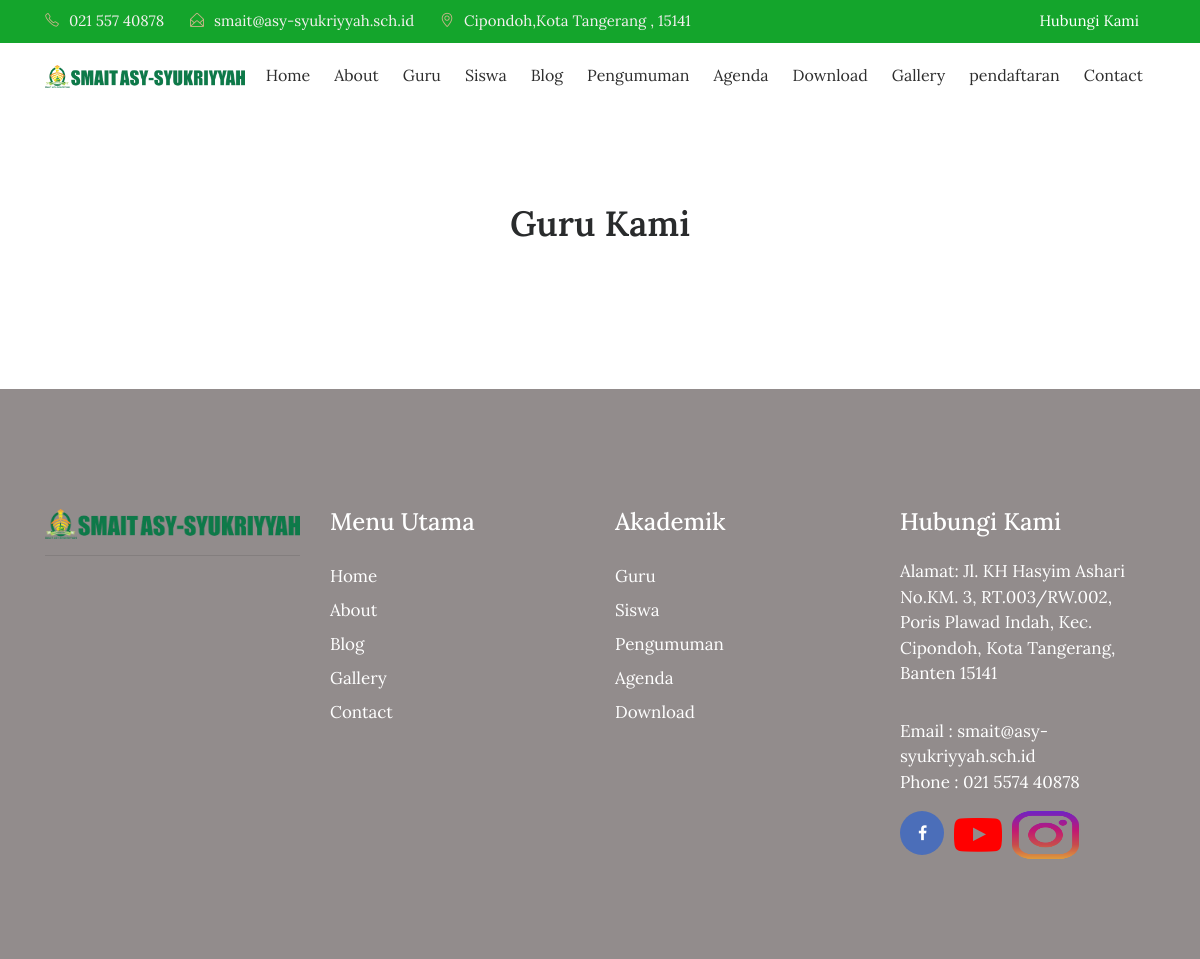
The page /guru/index/8 on the database as committed earlier.
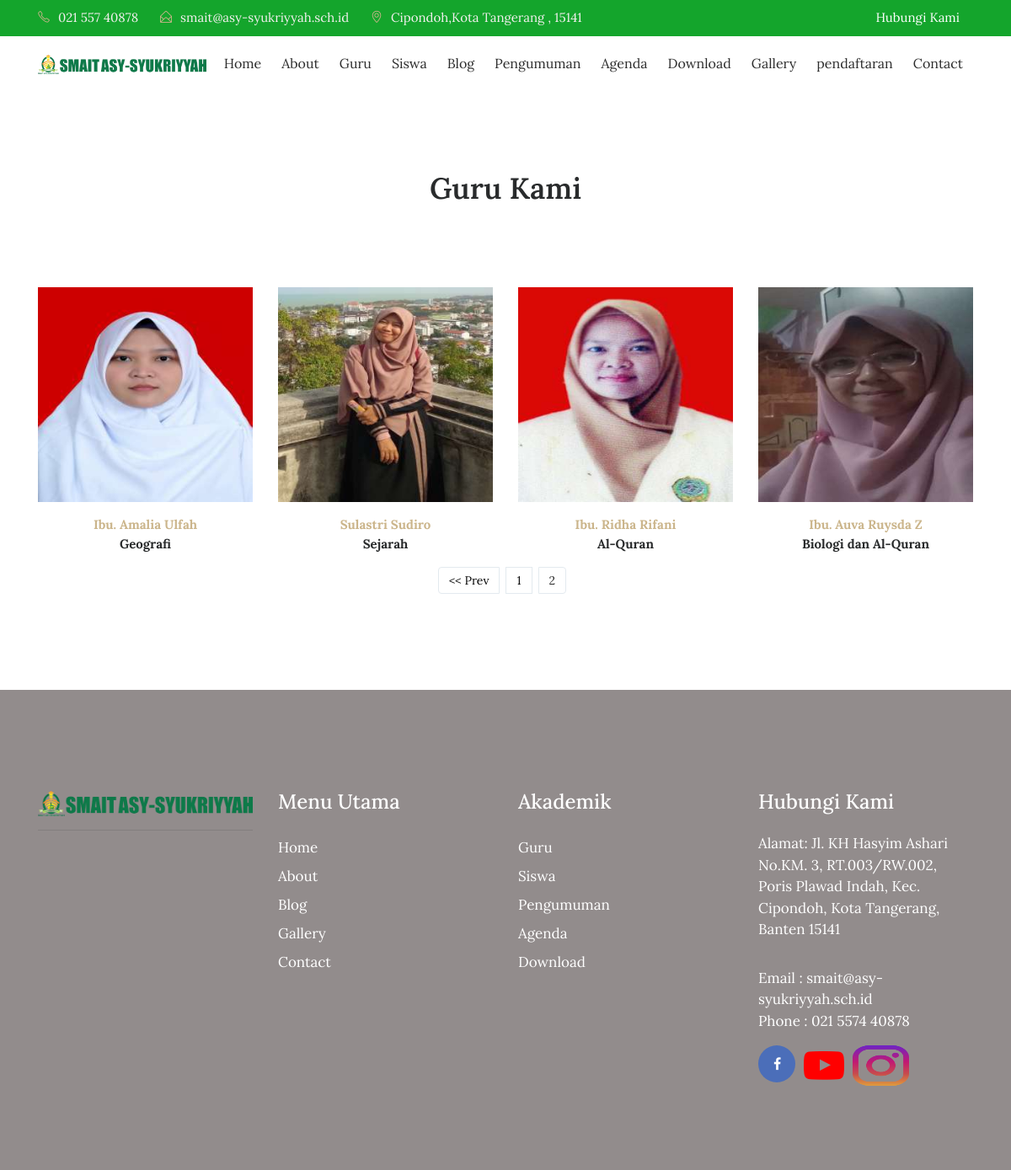
The same page on the database as committed later.
### tables this page shows
CREATE TABLE `tbl_guru` (
  `guru_id` int(11) NOT NULL,
  `guru_nip` varchar(30) DEFAULT NULL,
  `guru_nama` varchar(70) DEFAULT NULL,
  `guru_jenkel` varchar(2) DEFAULT NULL,
  `guru_tmp_lahir` varchar(80) DEFAULT NULL,
  `guru_tgl_lahir` varchar(80) DEFAULT NULL,
  `guru_mapel` varchar(120) DEFAULT NULL,
  `guru_photo` varchar(40) DEFAULT NULL,
  `guru_tgl_input` timestamp NULL DEFAULT CURRENT_TIMESTAMP
);

### index.php (called while the page is built, shortened)
<?php
require_once BASEPATH.'core/CodeIgniter.php';

### application/models/M_guru.php (called while the page is built, shortened)
<?php
class M_guru extends CI_Model{
	function guru_perpage($offset,$limit){
		$hsl=$this->db->query("SELECT * FROM tbl_guru limit $offset,$limit");
		return $hsl;
	}
}

### application/views/depan/v_guru.php (the view, shortened to what this page needs)
<!DOCTYPE html>
<html lang="en">
<head>
    <link rel="stylesheet" href="<?php echo base_url().'theme/css/bootstrap.min.css'?>">
    <link rel="stylesheet" href="<?php echo base_url().'theme/css/font-awesome.min.css'?>">
    <link rel="stylesheet" href="<?php echo base_url().'theme/css/simple-line-icons.css'?>">
    <link rel="stylesheet" href="<?php echo base_url().'theme/css/slick.css'?>">
    <link rel="stylesheet" href="<?php echo base_url().'theme/css/slick-theme.css'?>">
    <link rel="stylesheet" href="<?php echo base_url().'theme/css/owl.carousel.min.css'?>">
    <link href="<?php echo base_url().'theme/css/style.css'?>" rel="stylesheet">
</head>
<body>
 <div class="header-topbar">
        <div class="container">
            <div class="row">
                <div class="col-xs-6 col-sm-8 col-md-9">
                    <div class="header-top_address">
                        <div class="header-top_list">
                            <span class="icon-phone"></span>021 557 40878
                        </div>
                        <div class="header-top_list">
                            <span class="icon-envelope-open"></span>smait@asy-syukriyyah.sch.id
                        </div>
                        <div class="header-top_list">
                            <span class="icon-location-pin"></span>Cipondoh,Kota Tangerang , 15141
                        </div>
                    </div>
                </div>
                <div class="col-xs-6 col-sm-4 col-md-3">
                    <div class="header-top_login mr-sm-3">
                        <a href="<?php echo site_url('contact');?>">Hubungi Kami</a>
                    </div>
                </div>
            </div>
        </div>
    </div>
      <div data-toggle="affix">
        <div class="container nav-menu2">
            <div class="row">
                <div class="col-md-12">
                    <nav class="navbar navbar2 navbar-toggleable-md navbar-light bg-faded">
                        <a href="<?php echo site_url('');?>" class="navbar-brand nav-brand2"><img class="img img-responsive" width="200px;" src="<?php echo base_url().'theme/images/logo1.png'?>"></a>
                        <div class="collapse navbar-collapse justify-content-end" id="navbarNavDropdown">
                            <ul class="navbar-nav">
                                <li class="nav-item">
                                    <a class="nav-link" href="<?php echo site_url('');?>">Home</a>
                                </li>
                                <li class="nav-item">
                                    <a class="nav-link" href="<?php echo site_url('about');?>">About</a>
                                </li>
                                <li class="nav-item">
                                    <a class="nav-link" href="<?php echo site_url('guru');?>">Guru</a>
                                </li>
                                <li class="nav-item">
                                    <a class="nav-link" href="<?php echo site_url('siswa');?>">Siswa</a>
                                </li>
                                <li class="nav-item">
                                    <a class="nav-link" href="<?php echo site_url('blog');?>">Blog</a>
                                </li>
                                <li class="nav-item">
                                    <a class="nav-link" href="<?php echo site_url('pengumuman');?>">Pengumuman</a>
                                </li>
                                <li class="nav-item">
                                    <a class="nav-link" href="<?php echo site_url('agenda');?>">Agenda</a>
                                </li>
                                <li class="nav-item">
                                    <a class="nav-link" href="<?php echo site_url('download');?>">Download</a>
                                </li>
                                <li class="nav-item">
                                    <a class="nav-link" href="<?php echo site_url('galeri');?>">Gallery</a>
                                </li>
                                <li class="nav-item">
                                  <a class="nav-link" href="http://ppdb.asy-syukriyyah.sch.id/">pendaftaran</a>
                                </li>
                                <li class="nav-item">
                                  <a class="nav-link" href="<?php echo site_url('contact');?>">Contact</a>
                                </li>
                             </ul>
                        </div>
                    </nav>
                </div>
            </div>
        </div>
      </div>
    <section class="our-teachers">
        <div class="container">
            <div class="row">
                <div class="col-md-12">
                    <h2 class="mb-5">Guru Kami</h2>
                </div>
            </div>
            <div class="row">
                <?php foreach ($data->result() as $row) : ?>
                    <div class="col-xs-12 col-sm-6 col-md-3">
                        <div class="admission_insruction">
                          <?php if(empty($row->guru_photo)):?>
                            <img src="<?php echo base_url().'assets/images/blank.png';?>" class="img-fluid" alt="#">
                          <?php else:?>
                            <img src="<?php echo base_url().'assets/images/'.$row->guru_photo;?>" class="img-fluid" alt="#">
                          <?php endif;?>
                            <p class="text-center mt-3"><span><?php echo $row->guru_nama;?></span>
                                <br>
                                <?php echo $row->guru_mapel;?></p>
                        </div>
                    </div>
                <?php endforeach;?>
              </div>
            <nav><?php echo $page;?></nav>
        </div>
    </section>
<?php include 'footer.php';
?>
</body>
</html>

### application/views/depan/footer.php
<footer>
    <div class="container">
        <div class="row">
            <div class="col-md-3">
                <div class="foot-logo">
                    <a href="<?php echo site_url();?>">
                        <img src="<?php echo base_url().'theme/images/logo1.png'?>" class="img-fluid" alt="footer_logo">
                        <hr>
                    </a>
                    </div>
                </div>
                <div class="col-md-3">
                    <div class="sitemap">
                        <h3>Menu Utama</h3>
                        <ul>
                            <li><a href="<?php echo site_url();?>">Home</a></li>
                            <li><a href="<?php echo site_url('about');?>">About</a></li>
                            <li><a href="<?php echo site_url('artikel');?>">Blog </a></li>
                            <li><a href="<?php echo site_url('galeri');?>">Gallery</a></li>
                            <li><a href="<?php echo site_url('contact');?>">Contact</a></li>
                        </ul>
                    </div>
                </div>
                <div class="col-md-3">
                  <div class="sitemap">
                      <h3>Akademik</h3>
                      <ul>
                          <li><a href="<?php echo site_url('guru');?>">Guru</a></li>
                          <li><a href="<?php echo site_url('siswa');?>">Siswa </a></li>
                          <li><a href="<?php echo site_url('pengumuman');?>">Pengumuman</a></li>
                          <li><a href="<?php echo site_url('agenda');?>">Agenda</a></li>
                          <li><a href="<?php echo site_url('download');?>">Download</a></li>
                      </ul>
                  </div>
                </div>
                <div class="col-md-3">
                    <div class="address">
                        <h3>Hubungi Kami</h3>
                        <p><span>Alamat: </span> Jl. KH Hasyim Ashari No.KM. 3, RT.003/RW.002, Poris Plawad Indah, Kec. Cipondoh, Kota Tangerang, Banten 15141</p>
                        <p>Email : smait@asy-syukriyyah.sch.id
                            <br> Phone : 021 5574 40878</p>
                            <ul class="footer-social-icons">
                                <li><a href="https://www.facebook.com/smaitasysyukriyyah"><i class="fa fa-facebook fa-fb" aria-hidden="true"></i></a></li>
                                <li><a href="#"><i class="fa fa-youtube-play" style="font-size:48px;color:red"></i></a></li>
                                <li><a href="https://www.instagram.com/smaitasysyukriyyah/"><img src="<?php echo base_url().'theme/images/ig_icon.png'?>" height="48px"; width="67px";> </img></a></li>
                            </ul>
                        </div>
                    </div>
                </div>
            </div>
        </footer>

### application/controllers/Guru.php (shortened to what this page needs)
<?php
class Guru extends CI_Controller{
	function __construct(){
		$this->load->model('m_guru');
		$this->load->model('m_pengunjung');
	}
	function index(){
		$jum=$this->m_guru->guru();
        $page=$this->uri->segment(3);
        if(!$page):
            $offset = 0;
        else:
            $offset = $page;
        endif;
        $limit=8;
        $config['base_url'] = base_url() . 'guru/index/';
            $config['total_rows'] = $jum->num_rows();
            $config['per_page'] = $limit;
            $config['uri_segment'] = 3;
	          $config['full_tag_open']    = '<div class="pagging text-center"><nav><ul class="pagination justify-content-center">';
	          $config['full_tag_close']   = '</ul></nav></div>';
	          $config['num_tag_open']     = '<li class="page-item"><span class="page-link">';
	          $config['num_tag_close']    = '</span></li>';
	          $config['cur_tag_open']     = '<li class="page-item"><span class="page-link">';
	          $config['cur_tag_close']    = '<span class="sr-only">(current)</span></span></li>';
	          $config['next_tag_open']    = '<li class="page-item"><span class="page-link">';
	          $config['next_tagl_close']  = '<span aria-hidden="true">&raquo;</span></span></li>';
	          $config['prev_tag_open']    = '<li class="page-item"><span class="page-link">';
	          $config['prev_tagl_close']  = '</span>Next</li>';
	          $config['first_tag_open']   = '<li class="page-item"><span class="page-link">';
	          $config['first_tagl_close'] = '</span></li>';
	          $config['last_tag_open']    = '<li class="page-item"><span class="page-link">';
	          $config['last_tagl_close']  = '</span></li>';
            $config['first_link'] = 'Awal';
            $config['last_link'] = 'Akhir';
            $config['next_link'] = 'Next >>';
            $config['prev_link'] = '<< Prev';
            $this->pagination->initialize($config);
            $x['page'] =$this->pagination->create_links();
						$x['data']=$this->m_guru->guru_perpage($offset,$limit);
						$this->load->view('depan/v_guru',$x);
	}
}

Rows that differ between the two databases and show on the page:
added tbl_guru: guru_photo (picture), guru_nama "Ibu. Amalia Ulfah", guru_mapel "Geografi"
added tbl_guru: guru_photo (picture), guru_nama "Sulastri Sudiro", guru_mapel "Sejarah"
added tbl_guru: guru_photo (picture), guru_nama "Ibu. Ridha Rifani", guru_mapel "Al-Quran"
added tbl_guru: guru_photo (picture), guru_nama "Ibu. Auva Ruysda Z", guru_mapel "Biologi dan Al-Quran"
Other text that changed with them:
$page: (not shown) → "<< Prev 1 2"
